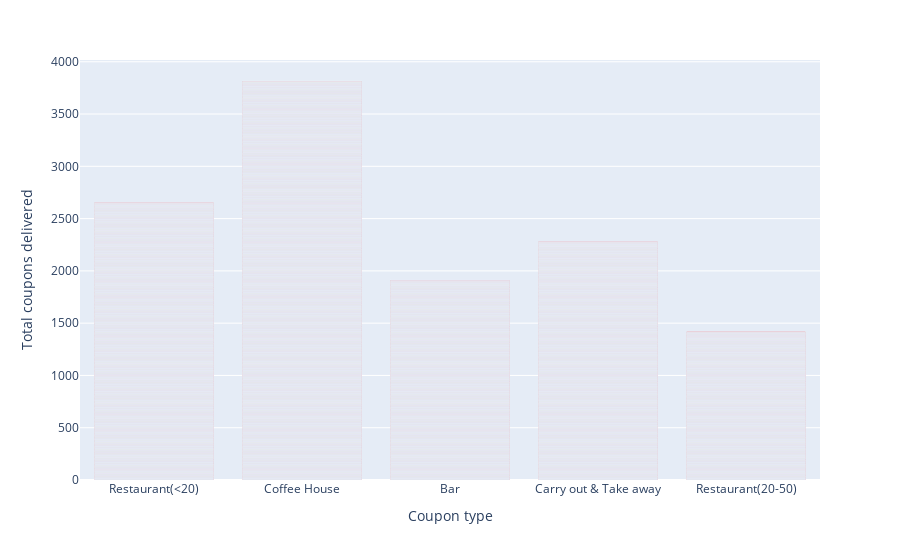

Write notebook code for a chart like this one.
### Markdown cell above
### 5. Use a bar plot to visualize the `coupon` column.

### Code cell
fig_bar_coupon = px.bar(data,x="coupon",color_discrete_sequence=['red'],
                        labels={"count":"Total coupons delivered", "coupon":"Coupon type"})
fig_bar_coupon.show()

### Figure 1 — Plotly figure (JSON) as saved in the notebook; plotly's stock layout.template omitted (floating-point values rounded to 4 significant figures; data arrays with more than 128 entries replaced by an {"elided": "..."} marker saying what was removed)
{"data": [{"alignmentgroup": "True", "hovertemplate": "Coupon type=%{x}<br>Total coupons delivered=%{y}<extra></extra>", "legendgroup": "", "marker": {"color": "red", "pattern": {"shape": ""}}, "name": "", "offsetgroup": "", "orientation": "v", "showlegend": false, "textposition": "auto", "type": "bar", "x": {"elided": "12079 str values"}, "xaxis": "x", "y": {"elided": "12079 int values"}, "yaxis": "y"}], "layout": {"barmode": "relative", "legend": {"tracegroupgap": 0}, "margin": {"t": 60}, "xaxis": {"anchor": "y", "domain": [0, 1], "title": {"text": "Coupon type"}}, "yaxis": {"anchor": "x", "domain": [0, 1], "title": {"text": "Total coupons delivered"}}}}
